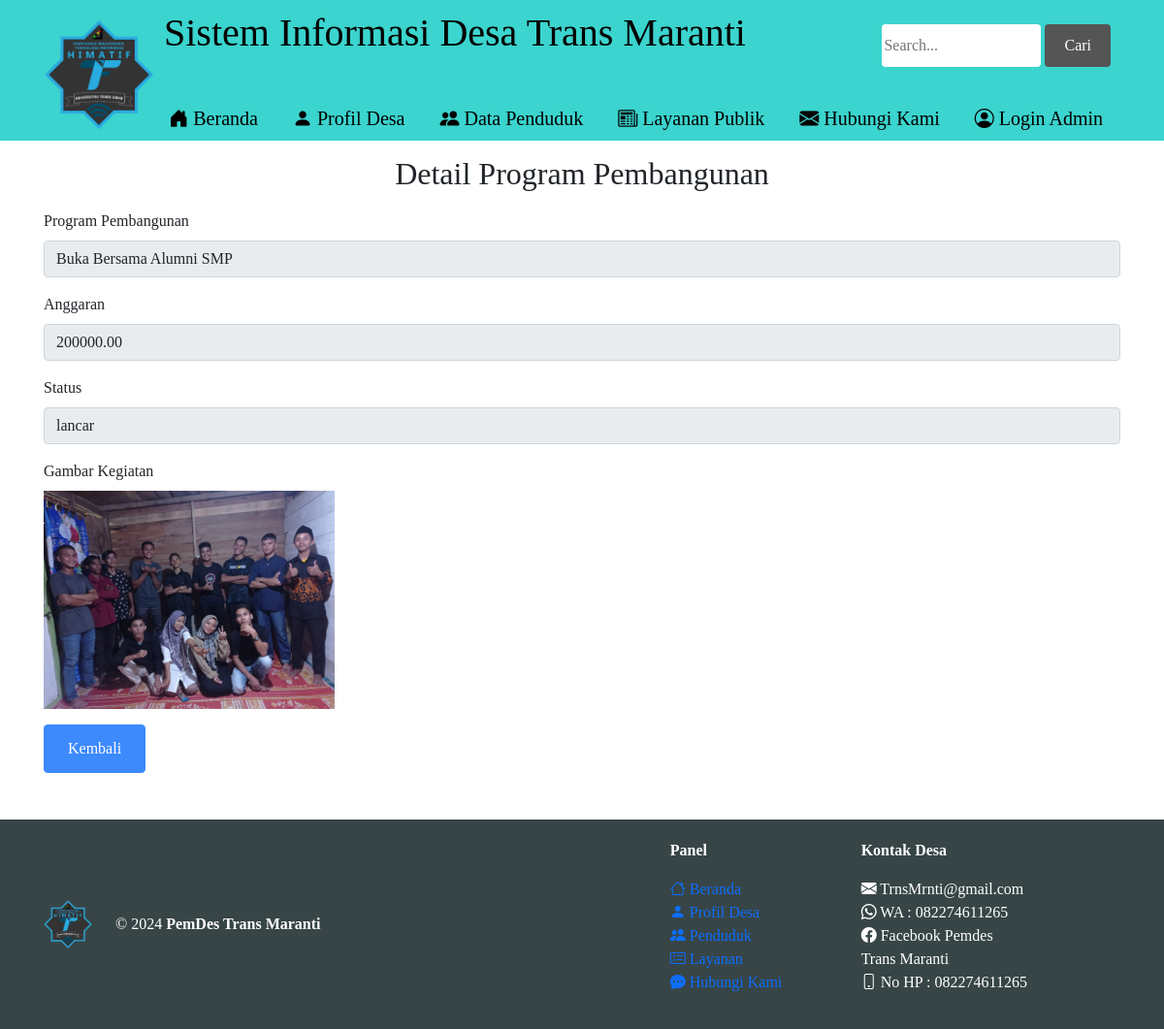
The page /detail_pembangunan_public.php?id_program_pembangunan=5 on the database its author committed.
### tables this page shows
CREATE TABLE `program_pembangunan` (
  `id_program_pembangunan` int(11) NOT NULL,
  `program_pembangunan` varchar(255) NOT NULL,
  `anggaran` decimal(10,2) NOT NULL,
  `gambar_kegiatan` varchar(255) NOT NULL,
  `status` varchar(50) NOT NULL
);

### detail_pembangunan_public.php (the view, shortened to what this page needs)
<?php
include 'includes/db.php';
$id_program_pembangunan = $_GET['id_program_pembangunan'];
$query = "SELECT * FROM program_pembangunan WHERE id_program_pembangunan = '$id_program_pembangunan'";
$result = mysqli_query($koneksi, $query);
$data = mysqli_fetch_assoc($result);
?>
<!DOCTYPE html>
<html lang="en">
<head>
   <link rel="stylesheet" type="text/css" href="https://cdnjs.cloudflare.com/ajax/libs/bootstrap/5.0.2/css/bootstrap.min.css">
  <link rel="stylesheet" type="text/css" href="https://cdnjs.cloudflare.com/ajax/libs/bootstrap-icons/1.6.0/font/bootstrap-icons.min.css">
</head>
<body>
   <header>
  <div class="container">
    <div class="header-left">
      <img class="logo" src="gambar/himatif.png">
      <h1>Sistem Informasi Desa Trans Maranti</h1>
    </div>
    <div class="search-form">
      <form>
        <input type="text" placeholder="Search...">
        <button type="submit">Cari</button>
      </form>
    </div>
    <div class="header-right">
      <a href="index.php"><i class="bi bi-house-door-fill"></i> Beranda</a>
      <a href="profile.php"><i class="bi bi-person-fill"></i> Profil Desa</a>
      <a href="population.php"><i class="bi bi-people-fill"></i> Data Penduduk</a>
      <div class="dropdown">
        <a href=""><i class="bi bi-newspaper"></i> Layanan Publik</a>
      </div>
      <a href="contact.php"><i class="bi bi-envelope-fill"></i> Hubungi Kami</a>
      <a href="admin/index.php" class="admin-login"><i class="bi bi-person-circle"></i> Login Admin</a>
    </div>
  </div>
</header>
  <div class="container">
    <section>
      <h2 class="saya">Detail Program Pembangunan</h2>
      <div class="mb-3">
        <label for="program_pembangunan" class="form-label">Program Pembangunan</label>
        <input type="text" class="form-control" id="program_pembangunan" name="program_pembangunan" value="<?php echo $data['program_pembangunan']; ?>" readonly>
      </div>
      <div class="mb-3">
        <label for="anggaran" class="form-label">Anggaran</label>
        <input type="text" class="form-control" id="anggaran" name="anggaran" value="<?php echo $data['anggaran']; ?>" readonly>
      </div>
      <div class="mb-3">
        <label for="status" class="form-label">Status</label>
        <input type="text" class="form-control" id="status" name="status" value="<?php echo $data['status']; ?>" readonly>
      </div>
      <div class="mb-3">
        <label for="gambar_kegiatan" class="form-label">Gambar Kegiatan</label>
        <br>
        <img src="upload/<?php echo $data['gambar_kegiatan']; ?>" alt="Gambar Kegiatan" style="max-width: 300px;">
      </div>
      <a href="public_services.php" class="btn btn-primary">Kembali</a>
    </section>
  </div>
  <footer class="mt-5">
    <div class="container">
      <div class="row text-white">
        <div class="col-md-5 d-flex align-items-center">
          <img class="" src="images/himatif.png" alt="Logo Desa" width="50" height="50">
          <div class="ms-4">
            <p class="m-0">&copy; <?php echo date('Y'); ?> <b>PemDes Trans Maranti</b></p>
          </div>
        </div>
        <div class="col-md-6 d-flex align-items-center justify-content-end">
          <div class="row">
            <div class="col-md-6">
              <p class="text-left"><b>Panel</b></p>
              <ul class="list-unstyled text-white">
                <li><a href="index.php"><i class="bi bi-house"></i> Beranda</a></li>
                <li><a href="profile.php"><i class="bi bi-person-fill"></i> Profil Desa</a></li>
                <li><a href="population.php"><i class="bi bi-people-fill"></i> Penduduk</a></li>
                <li><a href="public_services.php"><i class="bi bi-card-checklist"></i> Layanan</a></li>
                <li><a href="contact.php"><i class="bi bi-chat-dots-fill"></i> Hubungi Kami</a></li>
              </ul>
            </div>
            <div class="col-md-6">
              <p class="text-left"><b>Kontak Desa</b></p>
              <ul class="list-unstyled">
                <li><i class="bi bi-envelope-fill"></i> TrnsMrnti@gmail.com</li>
                <li><i class="bi bi-whatsapp"></i> WA : 082274611265</li>
                <li><i class="bi bi-facebook"></i> Facebook Pemdes Trans Maranti</li>
                <li><i class="bi bi-phone"></i> No HP : 082274611265</li>
              </ul>
            </div>
          </div>
        </div>
      </div>
    </div>
  </footer>
</body>
  </body>
</html>

### detail_pembangunan_public.php (style rules this page uses)
* { box-sizing: border-box; }
body { font-family: Arial, sans-serif; font-family: "Lucida Grande"; margin: 0; }
a { text-decoration: none; }
.container { width: 100%; padding: 0 15px; margin: 0 auto; }
header { height: 145px; width: 100%; background-color: rgba(38, 208, 201, 0.9); position :fixed; top: 0; z-index: 10; }
.logo { width : 124px; float: left; padding-top: 10px; padding-right: 10px }
.header-left { float: left; height: 100px; width: 800px; color : black; font-size: 20px; padding: 10px 0; }
.header-right { float: right; margin-right: 0; }
.header-right a { line-height: 45px; padding: 0 18px; color: black; display: block; float: left; transition: all 0.5s; font-size: 20px; }
.dropdown { position: relative; float: left; }
.search-form { display: inline-block; float: right; margin-top: 25px; padding-right: 10px; }
.search-form input[type="text"] { padding: 10px 2px; border: none; border-radius: 4px; }
.search-form button { padding: 10px 20px; background-color: #555; color: #fff; border: none; border-radius: 4px; cursor: pointer; }
.btn { padding: 12px 24px; color: white; display: inline-block; opacity: 0.8; border-radius: 4px; text-align: center; }
footer { padding: 20px 0; height: 50%; width: 100%; background-color: rgba(34, 49, 52, 0.9); }
.saya { padding-top: 160px; padding-bottom: 10px; text-align: center; }

### rows shown on the page
program_pembangunan: program_pembangunan "Buka Bersama Alumni SMP", anggaran "200000.00", status "lancar", gambar_kegiatan (picture)
